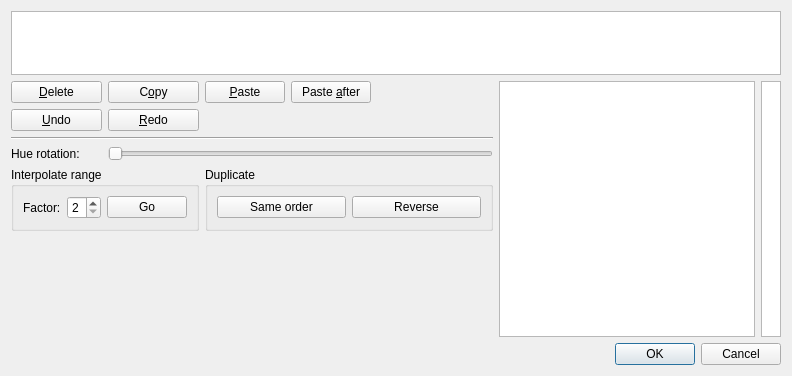
<?xml version="1.0" encoding="UTF-8"?>
<ui version="4.0">
 <class>GradEditor</class>
 <widget class="QDialog" name="GradEditor">
  <property name="geometry">
   <rect>
    <x>0</x>
    <y>0</y>
    <width>792</width>
    <height>376</height>
   </rect>
  </property>
  <property name="windowTitle">
   <string>Dialog</string>
  </property>
  <layout class="QVBoxLayout" name="verticalLayout_2">
   <item>
    <widget class="ClickableListView" name="colorList">
     <property name="maximumSize">
      <size>
       <width>16777215</width>
       <height>64</height>
      </size>
     </property>
     <property name="acceptDrops">
      <bool>true</bool>
     </property>
     <property name="dragEnabled">
      <bool>true</bool>
     </property>
     <property name="dragDropMode">
      <enum>QAbstractItemView::InternalMove</enum>
     </property>
     <property name="defaultDropAction">
      <enum>Qt::MoveAction</enum>
     </property>
     <property name="selectionMode">
      <enum>QAbstractItemView::ContiguousSelection</enum>
     </property>
     <property name="flow">
      <enum>QListView::LeftToRight</enum>
     </property>
     <property name="uniformItemSizes">
      <bool>true</bool>
     </property>
    </widget>
   </item>
   <item>
    <widget class="QWidget" name="widget_3" native="true">
     <layout class="QHBoxLayout" name="horizontalLayout">
      <property name="leftMargin">
       <number>0</number>
      </property>
      <property name="topMargin">
       <number>0</number>
      </property>
      <property name="rightMargin">
       <number>0</number>
      </property>
      <property name="bottomMargin">
       <number>0</number>
      </property>
      <item>
       <widget class="QWidget" name="widget_2" native="true">
        <property name="sizePolicy">
         <sizepolicy hsizetype="Expanding" vsizetype="Preferred">
          <horstretch>0</horstretch>
          <verstretch>0</verstretch>
         </sizepolicy>
        </property>
        <layout class="QVBoxLayout" name="verticalLayout">
         <property name="leftMargin">
          <number>0</number>
         </property>
         <property name="topMargin">
          <number>0</number>
         </property>
         <property name="rightMargin">
          <number>0</number>
         </property>
         <property name="bottomMargin">
          <number>0</number>
         </property>
         <item>
          <widget class="QWidget" name="widget" native="true">
           <layout class="QGridLayout" name="gridLayout">
            <property name="leftMargin">
             <number>0</number>
            </property>
            <property name="topMargin">
             <number>0</number>
            </property>
            <property name="rightMargin">
             <number>0</number>
            </property>
            <property name="bottomMargin">
             <number>0</number>
            </property>
            <item row="1" column="1">
             <widget class="QPushButton" name="copyButton">
              <property name="text">
               <string>C&amp;opy</string>
              </property>
             </widget>
            </item>
            <item row="1" column="4">
             <spacer name="horizontalSpacer">
              <property name="orientation">
               <enum>Qt::Horizontal</enum>
              </property>
              <property name="sizeHint" stdset="0">
               <size>
                <width>40</width>
                <height>20</height>
               </size>
              </property>
             </spacer>
            </item>
            <item row="2" column="1">
             <widget class="QPushButton" name="redoButton">
              <property name="text">
               <string>&amp;Redo</string>
              </property>
             </widget>
            </item>
            <item row="1" column="0">
             <widget class="QPushButton" name="deleteButton">
              <property name="text">
               <string>&amp;Delete</string>
              </property>
             </widget>
            </item>
            <item row="1" column="3">
             <widget class="QPushButton" name="pasteAfterButton">
              <property name="text">
               <string>Paste &amp;after</string>
              </property>
             </widget>
            </item>
            <item row="5" column="0">
             <widget class="QLabel" name="label">
              <property name="text">
               <string>Hue rotation:</string>
              </property>
             </widget>
            </item>
            <item row="4" column="0" colspan="5">
             <widget class="Line" name="line">
              <property name="orientation">
               <enum>Qt::Horizontal</enum>
              </property>
             </widget>
            </item>
            <item row="1" column="2">
             <widget class="QPushButton" name="pasteButton">
              <property name="text">
               <string>&amp;Paste</string>
              </property>
             </widget>
            </item>
            <item row="10" column="1">
             <spacer name="verticalSpacer_2">
              <property name="orientation">
               <enum>Qt::Vertical</enum>
              </property>
              <property name="sizeHint" stdset="0">
               <size>
                <width>1</width>
                <height>2</height>
               </size>
              </property>
             </spacer>
            </item>
            <item row="2" column="0">
             <widget class="QPushButton" name="undoButton">
              <property name="text">
               <string>&amp;Undo</string>
              </property>
             </widget>
            </item>
            <item row="5" column="1" colspan="4">
             <widget class="QSlider" name="hueSlider">
              <property name="maximum">
               <number>359</number>
              </property>
              <property name="pageStep">
               <number>30</number>
              </property>
              <property name="orientation">
               <enum>Qt::Horizontal</enum>
              </property>
             </widget>
            </item>
            <item row="6" column="0" colspan="2">
             <widget class="QGroupBox" name="groupBox">
              <property name="title">
               <string>Interpolate range</string>
              </property>
              <layout class="QHBoxLayout" name="horizontalLayout_2">
               <item>
                <widget class="QLabel" name="label_2">
                 <property name="text">
                  <string>Factor:</string>
                 </property>
                </widget>
               </item>
               <item>
                <widget class="QSpinBox" name="interpolateSpinBox">
                 <property name="minimum">
                  <number>2</number>
                 </property>
                 <property name="maximum">
                  <number>9</number>
                 </property>
                </widget>
               </item>
               <item>
                <widget class="QPushButton" name="interpolateButton">
                 <property name="text">
                  <string>Go</string>
                 </property>
                </widget>
               </item>
              </layout>
             </widget>
            </item>
            <item row="6" column="2" colspan="3">
             <widget class="QGroupBox" name="groupBox_2">
              <property name="title">
               <string>Duplicate</string>
              </property>
              <layout class="QHBoxLayout" name="horizontalLayout_3">
               <item>
                <widget class="QPushButton" name="dupButton">
                 <property name="text">
                  <string>Same order</string>
                 </property>
                </widget>
               </item>
               <item>
                <widget class="QPushButton" name="revDupButton">
                 <property name="text">
                  <string>Reverse</string>
                 </property>
                </widget>
               </item>
              </layout>
             </widget>
            </item>
           </layout>
          </widget>
         </item>
        </layout>
       </widget>
      </item>
      <item>
       <widget class="SizeGraphicsView" name="hsView">
        <property name="sizePolicy">
         <sizepolicy hsizetype="Fixed" vsizetype="Fixed">
          <horstretch>0</horstretch>
          <verstretch>0</verstretch>
         </sizepolicy>
        </property>
        <property name="minimumSize">
         <size>
          <width>256</width>
          <height>256</height>
         </size>
        </property>
        <property name="maximumSize">
         <size>
          <width>256</width>
          <height>256</height>
         </size>
        </property>
        <property name="verticalScrollBarPolicy">
         <enum>Qt::ScrollBarAlwaysOff</enum>
        </property>
        <property name="horizontalScrollBarPolicy">
         <enum>Qt::ScrollBarAlwaysOff</enum>
        </property>
       </widget>
      </item>
      <item>
       <widget class="SizeGraphicsView" name="vView">
        <property name="sizePolicy">
         <sizepolicy hsizetype="Fixed" vsizetype="Fixed">
          <horstretch>0</horstretch>
          <verstretch>0</verstretch>
         </sizepolicy>
        </property>
        <property name="minimumSize">
         <size>
          <width>20</width>
          <height>256</height>
         </size>
        </property>
        <property name="maximumSize">
         <size>
          <width>20</width>
          <height>256</height>
         </size>
        </property>
        <property name="verticalScrollBarPolicy">
         <enum>Qt::ScrollBarAlwaysOff</enum>
        </property>
        <property name="horizontalScrollBarPolicy">
         <enum>Qt::ScrollBarAlwaysOff</enum>
        </property>
       </widget>
      </item>
     </layout>
    </widget>
   </item>
   <item>
    <widget class="QDialogButtonBox" name="buttonBox">
     <property name="orientation">
      <enum>Qt::Horizontal</enum>
     </property>
     <property name="standardButtons">
      <set>QDialogButtonBox::Cancel|QDialogButtonBox::Ok</set>
     </property>
    </widget>
   </item>
  </layout>
 </widget>
 <customwidgets>
  <customwidget>
   <class>SizeGraphicsView</class>
   <extends>QGraphicsView</extends>
   <header>util-widgets.h</header>
  </customwidget>
  <customwidget>
   <class>ClickableListView</class>
   <extends>QListView</extends>
   <header>util-widgets.h</header>
  </customwidget>
 </customwidgets>
 <resources/>
 <connections>
  <connection>
   <sender>buttonBox</sender>
   <signal>accepted()</signal>
   <receiver>GradEditor</receiver>
   <slot>accept()</slot>
   <hints>
    <hint type="sourcelabel">
     <x>248</x>
     <y>254</y>
    </hint>
    <hint type="destinationlabel">
     <x>157</x>
     <y>274</y>
    </hint>
   </hints>
  </connection>
  <connection>
   <sender>buttonBox</sender>
   <signal>rejected()</signal>
   <receiver>GradEditor</receiver>
   <slot>reject()</slot>
   <hints>
    <hint type="sourcelabel">
     <x>316</x>
     <y>260</y>
    </hint>
    <hint type="destinationlabel">
     <x>286</x>
     <y>274</y>
    </hint>
   </hints>
  </connection>
 </connections>
</ui>
